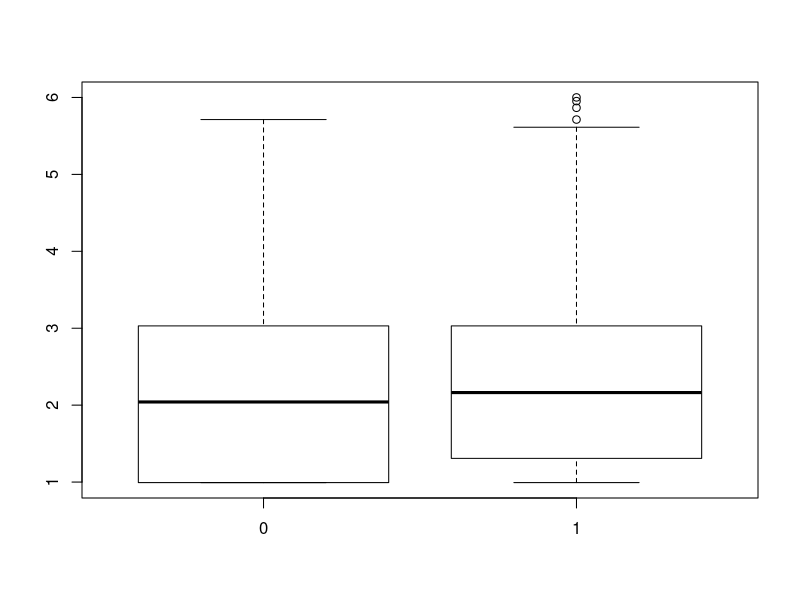
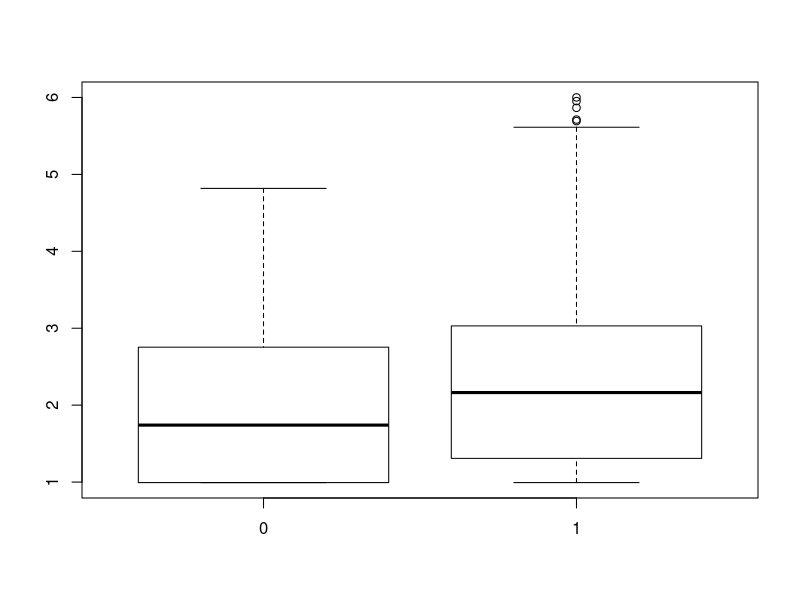
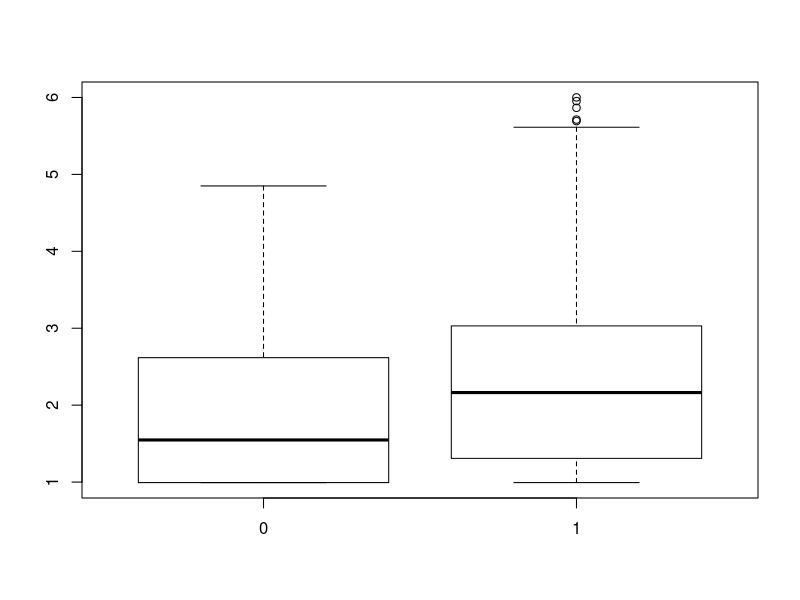
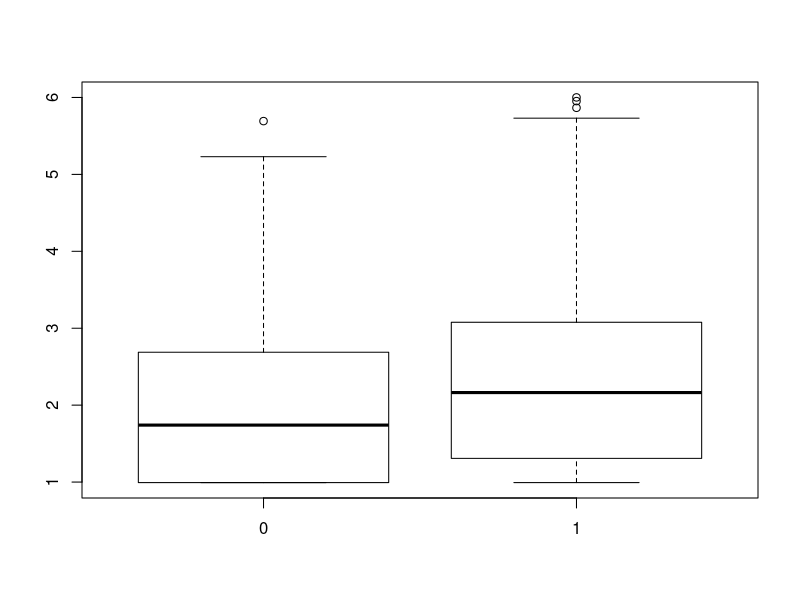
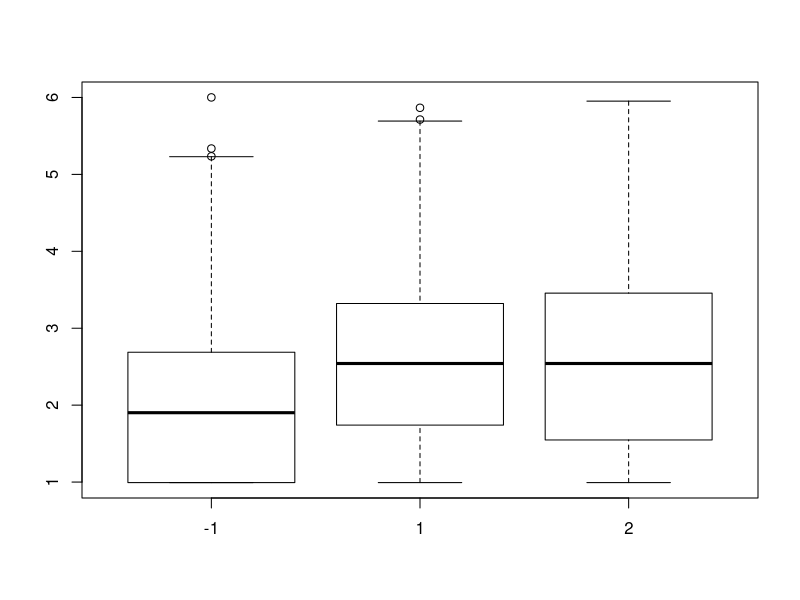
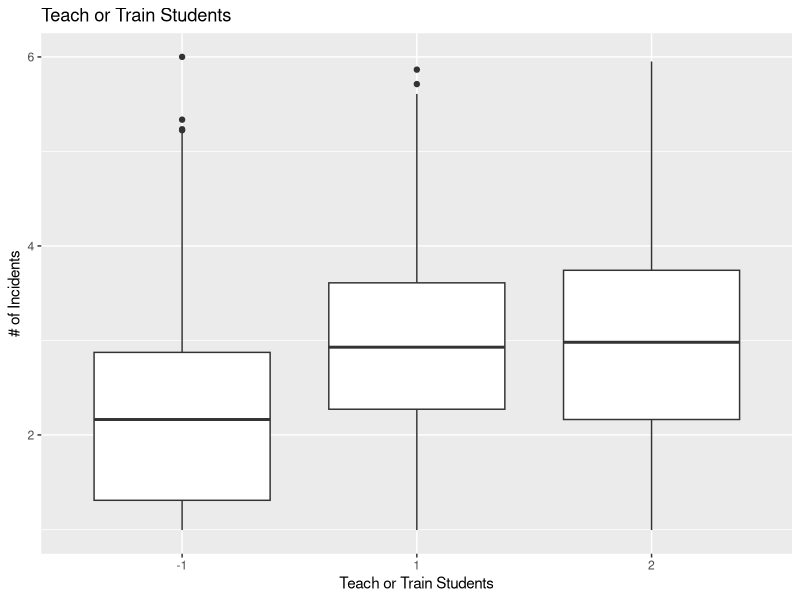

Write the R code that produced these figures, in order. (Note: this script raises an error after producing the figures.)
## ---- chunk 1
knitr::opts_chunk$set(echo = TRUE)
library(dplyr)
library(ggplot2)
library(survey)
## ---- chunk 2
school<-read.csv("school.csv", header= TRUE, stringsAsFactors = FALSE)
school$schid
summary(school$c0264)
table(school$c0264)
unique(school$ic0264)



data<-select(school,schid,vioinc08,c0174,c0176,c0178,c0180, c0264, finalwgt,strata)
colnames(data) = c("school_id", "num_vioninc", "prevention_train", "modification", "counseling", "mentor","train_drug","final_wt", "strata")
summary(data$modification)

data$prevention_train[data$prevention_train == 2]<-0
data$modification[data$modification == 2]<-0
data$counseling[data$counseling==2]<-0
data$mentor[data$mentor == 2] <- 0

summary(data)
nrow(data)
head(data)
data$final_wt
range(data$final_wt)
max(data$final_wt)
boxplot(data$final_wt, plot=FALSE)$out
## ---- chunk 3
dstrat <- svydesign(id = ~1, strata = ~strata, weights = ~final_wt, data = data,nest=T)
summary(dstrat)
subdata<-subset(data,strata>200&strata<400)
dstrat2<-svydesign(id = ~1, strata = ~strata, weights = ~final_wt, data = subdata)
data$school_id


## ---- chunk 4
svyboxplot( log(num_vioninc+2.7)~as.factor(prevention_train), dstrat, all.outliers = TRUE)
svyboxplot( log(num_vioninc+2.7)~as.factor(modification), dstrat, all.outliers = TRUE)
svyboxplot(log(num_vioninc+2.7)~as.factor(counseling), dstrat, all.outliers = TRUE)
svyboxplot( log(num_vioninc+2.7)~as.factor(mentor), dstrat, all.outliers = TRUE)
## ---- chunk 5
svyboxplot( log(num_vioninc+2.7)~as.factor(train_drug), dstrat, all.outliers = TRUE)

ggplot(data, aes(x=as.factor(train_drug), y = log(num_vioninc + 2.7))) +
  geom_boxplot() + ggtitle("Teach or Train Students") +
  xlab("Teach or Train Students") + ylab("# of Incidents")
## ---- chunk 6
summary(school)
rep_design <- svrepdesign(variables = school[,-c(201:251)],
                          repweights = school[, 202:251],
                          weights = school[,201],
                          combined.weights = TRUE,
                          type = "JKn", scale = 1, rscales = 1)
svymean(~vioinc08, rep_design)
#subset rows which are only middle schools and high school 
new_design <- subset(rep_design, strata>200 & strata<400) 
svymean(~vioinc08, new_design)

#run subset on the desgin
#type = "JKn" is jacknife

# do svyglm() on the new_design
svyglm(vioinc08 ~ c0174 + c0176 + c0178 +c0180 + c0264, new_design)

rep_design
?svymean()
svytotal(school$vioinc08, rep_design)
svymean(school$vioinc08, rep_design)
svymean(~interaction(school$vioinc08, ))

which(colnames(school) == "finalwgt")
which(colnames(school) == "repwgt50")

?svrepdesign()

# ?update() for adding a new variable. 
?update()

#proportion

#for categorical variable, chiqsquare & t-distribution
#svyglm for categorical need to imput more staff inside the arguments.

#what the difference for using different implutation variable, should be relative to the enrollment size. 
